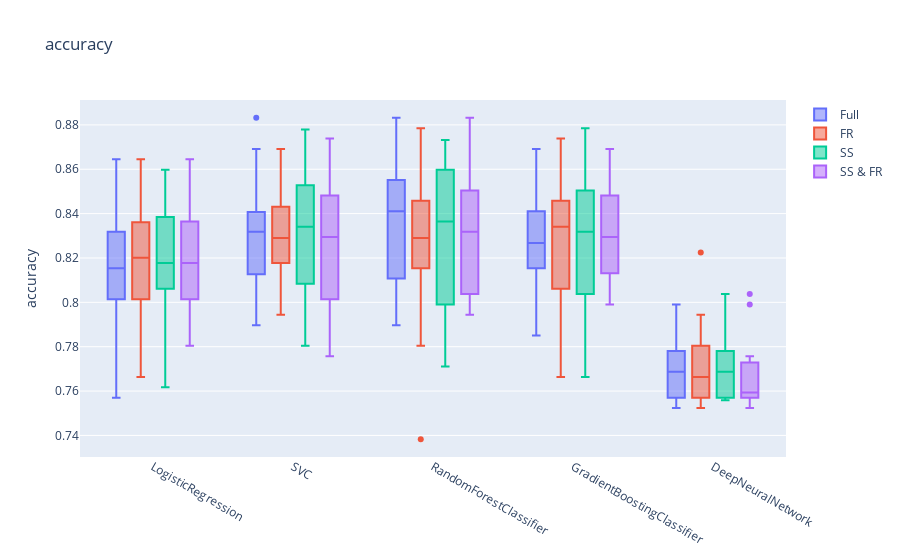
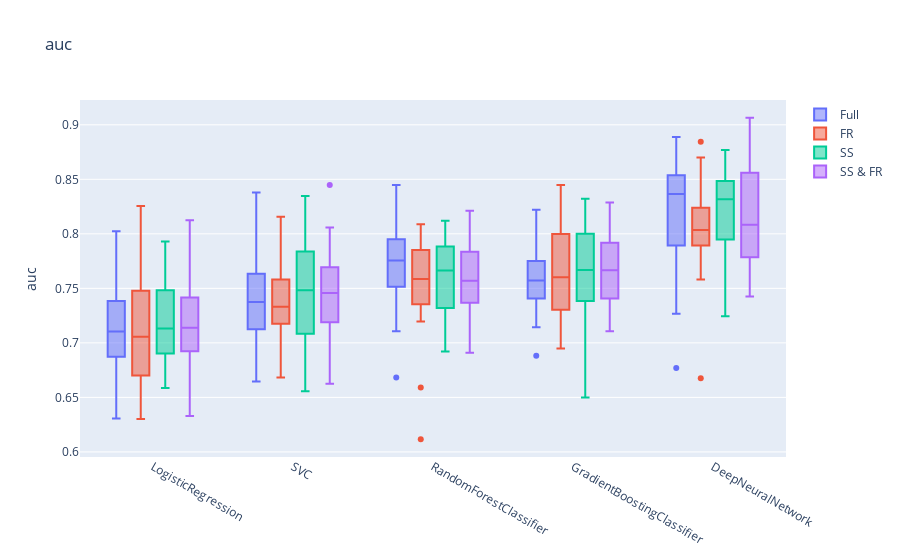
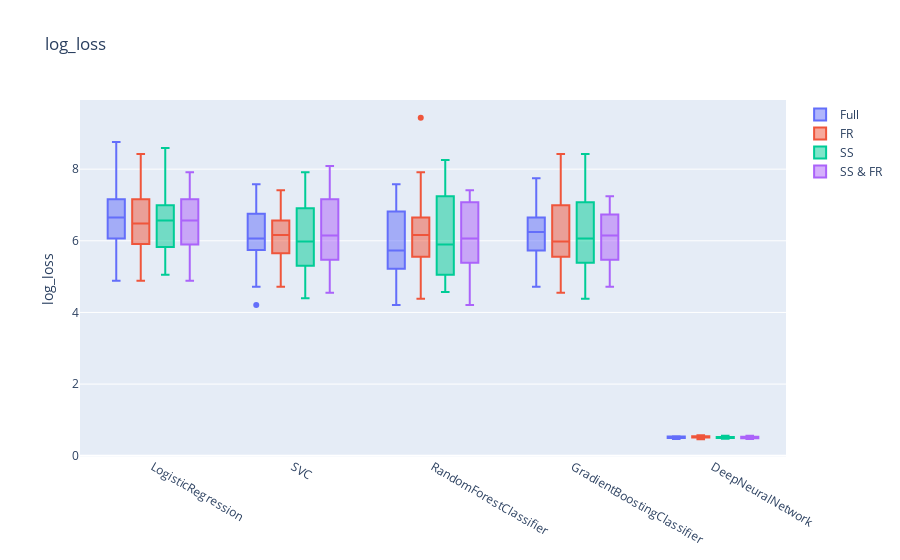

The notebook cell these images were saved under, in order:
### Code cell
make_plots('accuracy')
make_plots('auc')
make_plots('log_loss')

### Figure 1 — Plotly figure (JSON) as saved in the notebook; plotly's stock layout.template omitted (floating-point values rounded to 4 significant figures)
{"data": [{"name": "Full", "type": "box", "x": ["LogisticRegression", "LogisticRegression", "LogisticRegression", "LogisticRegression", "LogisticRegression", "LogisticRegression", "LogisticRegression", "LogisticRegression", "LogisticRegression", "LogisticRegression", "LogisticRegression", "LogisticRegression", "LogisticRegression", "LogisticRegression", "LogisticRegression", "LogisticRegression", "LogisticRegression", "LogisticRegression", "LogisticRegression", "LogisticRegression", "SVC", "SVC", "SVC", "SVC", "SVC", "SVC", "SVC", "SVC", "SVC", "SVC", "SVC", "SVC", "SVC", "SVC", "SVC", "SVC", "SVC", "SVC", "SVC", "SVC", "RandomForestClassifier", "RandomForestClassifier", "RandomForestClassifier", "RandomForestClassifier", "RandomForestClassifier", "RandomForestClassifier", "RandomForestClassifier", "RandomForestClassifier", "RandomForestClassifier", "RandomForestClassifier", "RandomForestClassifier", "RandomForestClassifier", "RandomForestClassifier", "RandomForestClassifier", "RandomForestClassifier", "RandomForestClassifier", "RandomForestClassifier", "RandomForestClassifier", "RandomForestClassifier", "RandomForestClassifier", "GradientBoostingClassifier", "GradientBoostingClassifier", "GradientBoostingClassifier", "GradientBoostingClassifier", "GradientBoostingClassifier", "GradientBoostingClassifier", "GradientBoostingClassifier", "GradientBoostingClassifier", "GradientBoostingClassifier", "GradientBoostingClassifier", "GradientBoostingClassifier", "GradientBoostingClassifier", "GradientBoostingClassifier", "GradientBoostingClassifier", "GradientBoostingClassifier", "GradientBoostingClassifier", "GradientBoostingClassifier", "GradientBoostingClassifier", "GradientBoostingClassifier", "GradientBoostingClassifier", "DeepNeuralNetwork", "DeepNeuralNetwork", "DeepNeuralNetwork", "DeepNeuralNetwork", "DeepNeuralNetwork", "DeepNeuralNetwork", "DeepNeuralNetwork", "DeepNeuralNetwork", "DeepNeuralNetwork", "DeepNeuralNetwork", "DeepNeuralNetwork", "DeepNeuralNetwork", "DeepNeuralNetwork", "DeepNeuralNetwork", "DeepNeuralNetwork", "DeepNeuralNetwork", "DeepNeuralNetwork", "DeepNeuralNetwork", "DeepNeuralNetwork", "DeepNeuralNetwork"], "y": [0.8224, 0.7991, 0.8364, 0.7897, 0.7944, 0.8458, 0.8037, 0.8084, 0.8224, 0.8122, 0.8178, 0.8505, 0.8131, 0.8037, 0.8271, 0.7944, 0.757, 0.8271, 0.8645, 0.8451, 0.8318, 0.8178, 0.8271, 0.8411, 0.8084, 0.8832, 0.8551, 0.7897, 0.8318, 0.8169, 0.8318, 0.7991, 0.8458, 0.7991, 0.8318, 0.8318, 0.8037, 0.8364, 0.8692, 0.8404, 0.8738, 0.8505, 0.8832, 0.8551, 0.8411, 0.8785, 0.8271, 0.7897, 0.8411, 0.831, 0.8458, 0.8131, 0.8364, 0.8037, 0.8551, 0.7991, 0.8084, 0.7944, 0.8692, 0.8451, 0.8271, 0.785, 0.8411, 0.8131, 0.8224, 0.8692, 0.8458, 0.8084, 0.8364, 0.8263, 0.8318, 0.8364, 0.8224, 0.8178, 0.8598, 0.8084, 0.8178, 0.785, 0.8411, 0.8592, 0.7991, 0.771, 0.757, 0.7991, 0.7757, 0.757, 0.7523, 0.7757, 0.7523, 0.7653, 0.771, 0.7804, 0.7991, 0.757, 0.7664, 0.7757, 0.757, 0.7804, 0.7523, 0.7559]}, {"name": "FR", "type": "box", "x": ["LogisticRegression", "LogisticRegression", "LogisticRegression", "LogisticRegression", "LogisticRegression", "LogisticRegression", "LogisticRegression", "LogisticRegression", "LogisticRegression", "LogisticRegression", "LogisticRegression", "LogisticRegression", "LogisticRegression", "LogisticRegression", "LogisticRegression", "LogisticRegression", "LogisticRegression", "LogisticRegression", "LogisticRegression", "LogisticRegression", "SVC", "SVC", "SVC", "SVC", "SVC", "SVC", "SVC", "SVC", "SVC", "SVC", "SVC", "SVC", "SVC", "SVC", "SVC", "SVC", "SVC", "SVC", "SVC", "SVC", "RandomForestClassifier", "RandomForestClassifier", "RandomForestClassifier", "RandomForestClassifier", "RandomForestClassifier", "RandomForestClassifier", "RandomForestClassifier", "RandomForestClassifier", "RandomForestClassifier", "RandomForestClassifier", "RandomForestClassifier", "RandomForestClassifier", "RandomForestClassifier", "RandomForestClassifier", "RandomForestClassifier", "RandomForestClassifier", "RandomForestClassifier", "RandomForestClassifier", "RandomForestClassifier", "RandomForestClassifier", "GradientBoostingClassifier", "GradientBoostingClassifier", "GradientBoostingClassifier", "GradientBoostingClassifier", "GradientBoostingClassifier", "GradientBoostingClassifier", "GradientBoostingClassifier", "GradientBoostingClassifier", "GradientBoostingClassifier", "GradientBoostingClassifier", "GradientBoostingClassifier", "GradientBoostingClassifier", "GradientBoostingClassifier", "GradientBoostingClassifier", "GradientBoostingClassifier", "GradientBoostingClassifier", "GradientBoostingClassifier", "GradientBoostingClassifier", "GradientBoostingClassifier", "GradientBoostingClassifier", "DeepNeuralNetwork", "DeepNeuralNetwork", "DeepNeuralNetwork", "DeepNeuralNetwork", "DeepNeuralNetwork", "DeepNeuralNetwork", "DeepNeuralNetwork", "DeepNeuralNetwork", "DeepNeuralNetwork", "DeepNeuralNetwork", "DeepNeuralNetwork", "DeepNeuralNetwork", "DeepNeuralNetwork", "DeepNeuralNetwork", "DeepNeuralNetwork", "DeepNeuralNetwork", "DeepNeuralNetwork", "DeepNeuralNetwork", "DeepNeuralNetwork", "DeepNeuralNetwork"], "y": [0.8084, 0.7991, 0.8458, 0.8178, 0.7757, 0.8645, 0.8037, 0.8084, 0.8224, 0.8263, 0.8224, 0.8458, 0.7991, 0.7664, 0.8224, 0.8037, 0.771, 0.8271, 0.8645, 0.8451, 0.8551, 0.8271, 0.8178, 0.8178, 0.8224, 0.8692, 0.8271, 0.8318, 0.8224, 0.831, 0.8411, 0.8411, 0.8318, 0.7991, 0.8458, 0.8131, 0.7944, 0.8178, 0.8458, 0.8451, 0.8785, 0.7804, 0.8411, 0.8224, 0.8131, 0.8645, 0.8178, 0.8131, 0.8271, 0.831, 0.8318, 0.8505, 0.8224, 0.8224, 0.8364, 0.8131, 0.7383, 0.8411, 0.8551, 0.8685, 0.8645, 0.785, 0.785, 0.8318, 0.8364, 0.8458, 0.7991, 0.7664, 0.8224, 0.8638, 0.8458, 0.8037, 0.8364, 0.8084, 0.8458, 0.8458, 0.8084, 0.8318, 0.8738, 0.8638, 0.771, 0.757, 0.7804, 0.757, 0.7804, 0.7617, 0.757, 0.7617, 0.785, 0.7559, 0.7944, 0.8224, 0.7664, 0.7664, 0.757, 0.7664, 0.757, 0.785, 0.7523, 0.77]}, {"name": "SS", "type": "box", "x": ["LogisticRegression", "LogisticRegression", "LogisticRegression", "LogisticRegression", "LogisticRegression", "LogisticRegression", "LogisticRegression", "LogisticRegression", "LogisticRegression", "LogisticRegression", "LogisticRegression", "LogisticRegression", "LogisticRegression", "LogisticRegression", "LogisticRegression", "LogisticRegression", "LogisticRegression", "LogisticRegression", "LogisticRegression", "LogisticRegression", "SVC", "SVC", "SVC", "SVC", "SVC", "SVC", "SVC", "SVC", "SVC", "SVC", "SVC", "SVC", "SVC", "SVC", "SVC", "SVC", "SVC", "SVC", "SVC", "SVC", "RandomForestClassifier", "RandomForestClassifier", "RandomForestClassifier", "RandomForestClassifier", "RandomForestClassifier", "RandomForestClassifier", "RandomForestClassifier", "RandomForestClassifier", "RandomForestClassifier", "RandomForestClassifier", "RandomForestClassifier", "RandomForestClassifier", "RandomForestClassifier", "RandomForestClassifier", "RandomForestClassifier", "RandomForestClassifier", "RandomForestClassifier", "RandomForestClassifier", "RandomForestClassifier", "RandomForestClassifier", "GradientBoostingClassifier", "GradientBoostingClassifier", "GradientBoostingClassifier", "GradientBoostingClassifier", "GradientBoostingClassifier", "GradientBoostingClassifier", "GradientBoostingClassifier", "GradientBoostingClassifier", "GradientBoostingClassifier", "GradientBoostingClassifier", "GradientBoostingClassifier", "GradientBoostingClassifier", "GradientBoostingClassifier", "GradientBoostingClassifier", "GradientBoostingClassifier", "GradientBoostingClassifier", "GradientBoostingClassifier", "GradientBoostingClassifier", "GradientBoostingClassifier", "GradientBoostingClassifier", "DeepNeuralNetwork", "DeepNeuralNetwork", "DeepNeuralNetwork", "DeepNeuralNetwork", "DeepNeuralNetwork", "DeepNeuralNetwork", "DeepNeuralNetwork", "DeepNeuralNetwork", "DeepNeuralNetwork", "DeepNeuralNetwork", "DeepNeuralNetwork", "DeepNeuralNetwork", "DeepNeuralNetwork", "DeepNeuralNetwork", "DeepNeuralNetwork", "DeepNeuralNetwork", "DeepNeuralNetwork", "DeepNeuralNetwork", "DeepNeuralNetwork", "DeepNeuralNetwork"], "y": [0.8131, 0.8084, 0.8458, 0.8131, 0.7897, 0.8551, 0.8178, 0.8178, 0.8271, 0.8122, 0.8178, 0.8505, 0.8037, 0.7991, 0.8318, 0.7897, 0.7617, 0.8271, 0.8598, 0.8451, 0.8411, 0.8084, 0.8271, 0.8551, 0.7804, 0.8692, 0.8692, 0.7897, 0.8084, 0.831, 0.8364, 0.8318, 0.8505, 0.8037, 0.8505, 0.8411, 0.785, 0.8084, 0.8692, 0.8779, 0.8598, 0.7991, 0.8364, 0.8551, 0.785, 0.8598, 0.8271, 0.785, 0.7991, 0.8498, 0.8318, 0.8598, 0.8505, 0.7944, 0.8364, 0.7991, 0.771, 0.8645, 0.8645, 0.8732, 0.8645, 0.7664, 0.8458, 0.8458, 0.8318, 0.8785, 0.8037, 0.785, 0.8318, 0.8404, 0.8411, 0.8037, 0.8131, 0.7991, 0.8692, 0.8037, 0.8084, 0.8178, 0.8551, 0.8592, 0.757, 0.7757, 0.7617, 0.757, 0.771, 0.7617, 0.7991, 0.7664, 0.771, 0.7559, 0.8037, 0.757, 0.757, 0.7664, 0.7804, 0.771, 0.7804, 0.771, 0.785, 0.7559]}, {"name": "SS & FR", "type": "box", "x": ["LogisticRegression", "LogisticRegression", "LogisticRegression", "LogisticRegression", "LogisticRegression", "LogisticRegression", "LogisticRegression", "LogisticRegression", "LogisticRegression", "LogisticRegression", "LogisticRegression", "LogisticRegression", "LogisticRegression", "LogisticRegression", "LogisticRegression", "LogisticRegression", "LogisticRegression", "LogisticRegression", "LogisticRegression", "LogisticRegression", "SVC", "SVC", "SVC", "SVC", "SVC", "SVC", "SVC", "SVC", "SVC", "SVC", "SVC", "SVC", "SVC", "SVC", "SVC", "SVC", "SVC", "SVC", "SVC", "SVC", "RandomForestClassifier", "RandomForestClassifier", "RandomForestClassifier", "RandomForestClassifier", "RandomForestClassifier", "RandomForestClassifier", "RandomForestClassifier", "RandomForestClassifier", "RandomForestClassifier", "RandomForestClassifier", "RandomForestClassifier", "RandomForestClassifier", "RandomForestClassifier", "RandomForestClassifier", "RandomForestClassifier", "RandomForestClassifier", "RandomForestClassifier", "RandomForestClassifier", "RandomForestClassifier", "RandomForestClassifier", "GradientBoostingClassifier", "GradientBoostingClassifier", "GradientBoostingClassifier", "GradientBoostingClassifier", "GradientBoostingClassifier", "GradientBoostingClassifier", "GradientBoostingClassifier", "GradientBoostingClassifier", "GradientBoostingClassifier", "GradientBoostingClassifier", "GradientBoostingClassifier", "GradientBoostingClassifier", "GradientBoostingClassifier", "GradientBoostingClassifier", "GradientBoostingClassifier", "GradientBoostingClassifier", "GradientBoostingClassifier", "GradientBoostingClassifier", "GradientBoostingClassifier", "GradientBoostingClassifier", "DeepNeuralNetwork", "DeepNeuralNetwork", "DeepNeuralNetwork", "DeepNeuralNetwork", "DeepNeuralNetwork", "DeepNeuralNetwork", "DeepNeuralNetwork", "DeepNeuralNetwork", "DeepNeuralNetwork", "DeepNeuralNetwork", "DeepNeuralNetwork", "DeepNeuralNetwork", "DeepNeuralNetwork", "DeepNeuralNetwork", "DeepNeuralNetwork", "DeepNeuralNetwork", "DeepNeuralNetwork", "DeepNeuralNetwork", "DeepNeuralNetwork", "DeepNeuralNetwork"], "y": [0.8364, 0.8037, 0.8178, 0.8131, 0.7897, 0.8645, 0.8178, 0.8178, 0.8224, 0.8075, 0.8271, 0.8458, 0.7804, 0.7991, 0.8364, 0.7991, 0.7804, 0.8318, 0.8645, 0.8451, 0.8505, 0.8178, 0.8411, 0.8318, 0.7944, 0.8738, 0.8458, 0.7897, 0.8224, 0.8357, 0.8505, 0.7944, 0.8458, 0.7991, 0.8224, 0.8271, 0.7757, 0.8037, 0.8645, 0.8638, 0.8598, 0.7991, 0.8551, 0.8364, 0.8084, 0.8832, 0.7944, 0.7944, 0.8364, 0.831, 0.8318, 0.8318, 0.8364, 0.7944, 0.8458, 0.8131, 0.7991, 0.8224, 0.8738, 0.8685, 0.8458, 0.8131, 0.8458, 0.8178, 0.8131, 0.8645, 0.8318, 0.7991, 0.8505, 0.8169, 0.8178, 0.8131, 0.8598, 0.8271, 0.8692, 0.8131, 0.7991, 0.8318, 0.8598, 0.8404, 0.7991, 0.7617, 0.757, 0.757, 0.7617, 0.8037, 0.757, 0.7757, 0.7523, 0.7653, 0.7523, 0.757, 0.757, 0.7523, 0.7617, 0.771, 0.757, 0.7757, 0.757, 0.7746]}], "layout": {"boxmode": "group", "title": {"text": "accuracy"}, "yaxis": {"title": {"text": "accuracy"}}}}

### Figure 2 — Plotly figure (JSON) as saved in the notebook; plotly's stock layout.template omitted (floating-point values rounded to 4 significant figures)
{"data": [{"name": "Full", "type": "box", "x": ["LogisticRegression", "LogisticRegression", "LogisticRegression", "LogisticRegression", "LogisticRegression", "LogisticRegression", "LogisticRegression", "LogisticRegression", "LogisticRegression", "LogisticRegression", "LogisticRegression", "LogisticRegression", "LogisticRegression", "LogisticRegression", "LogisticRegression", "LogisticRegression", "LogisticRegression", "LogisticRegression", "LogisticRegression", "LogisticRegression", "SVC", "SVC", "SVC", "SVC", "SVC", "SVC", "SVC", "SVC", "SVC", "SVC", "SVC", "SVC", "SVC", "SVC", "SVC", "SVC", "SVC", "SVC", "SVC", "SVC", "RandomForestClassifier", "RandomForestClassifier", "RandomForestClassifier", "RandomForestClassifier", "RandomForestClassifier", "RandomForestClassifier", "RandomForestClassifier", "RandomForestClassifier", "RandomForestClassifier", "RandomForestClassifier", "RandomForestClassifier", "RandomForestClassifier", "RandomForestClassifier", "RandomForestClassifier", "RandomForestClassifier", "RandomForestClassifier", "RandomForestClassifier", "RandomForestClassifier", "RandomForestClassifier", "RandomForestClassifier", "GradientBoostingClassifier", "GradientBoostingClassifier", "GradientBoostingClassifier", "GradientBoostingClassifier", "GradientBoostingClassifier", "GradientBoostingClassifier", "GradientBoostingClassifier", "GradientBoostingClassifier", "GradientBoostingClassifier", "GradientBoostingClassifier", "GradientBoostingClassifier", "GradientBoostingClassifier", "GradientBoostingClassifier", "GradientBoostingClassifier", "GradientBoostingClassifier", "GradientBoostingClassifier", "GradientBoostingClassifier", "GradientBoostingClassifier", "GradientBoostingClassifier", "GradientBoostingClassifier", "DeepNeuralNetwork", "DeepNeuralNetwork", "DeepNeuralNetwork", "DeepNeuralNetwork", "DeepNeuralNetwork", "DeepNeuralNetwork", "DeepNeuralNetwork", "DeepNeuralNetwork", "DeepNeuralNetwork", "DeepNeuralNetwork", "DeepNeuralNetwork", "DeepNeuralNetwork", "DeepNeuralNetwork", "DeepNeuralNetwork", "DeepNeuralNetwork", "DeepNeuralNetwork", "DeepNeuralNetwork", "DeepNeuralNetwork", "DeepNeuralNetwork", "DeepNeuralNetwork"], "y": [0.6934, 0.6975, 0.7483, 0.6522, 0.7271, 0.7676, 0.681, 0.6972, 0.7111, 0.7065, 0.7099, 0.7837, 0.6807, 0.7202, 0.716, 0.6683, 0.6306, 0.7552, 0.8024, 0.7283, 0.7126, 0.7621, 0.7683, 0.7123, 0.6645, 0.838, 0.7607, 0.6979, 0.6983, 0.7292, 0.7648, 0.7563, 0.7219, 0.7367, 0.7191, 0.7583, 0.7006, 0.7679, 0.8055, 0.7382, 0.8448, 0.7772, 0.838, 0.7737, 0.7971, 0.8218, 0.7813, 0.7501, 0.7299, 0.758, 0.8067, 0.759, 0.7679, 0.7528, 0.7868, 0.7106, 0.7168, 0.6683, 0.7928, 0.7868, 0.7552, 0.6883, 0.8037, 0.7786, 0.7587, 0.8222, 0.7676, 0.7559, 0.7584, 0.7354, 0.7714, 0.7679, 0.7391, 0.7556, 0.7964, 0.7168, 0.7491, 0.7144, 0.7425, 0.7962, 0.8889, 0.8327, 0.7958, 0.8663, 0.828, 0.8762, 0.8402, 0.7828, 0.7371, 0.881, 0.8221, 0.8592, 0.8438, 0.7266, 0.8464, 0.8463, 0.677, 0.8484, 0.7663, 0.7981]}, {"name": "FR", "type": "box", "x": ["LogisticRegression", "LogisticRegression", "LogisticRegression", "LogisticRegression", "LogisticRegression", "LogisticRegression", "LogisticRegression", "LogisticRegression", "LogisticRegression", "LogisticRegression", "LogisticRegression", "LogisticRegression", "LogisticRegression", "LogisticRegression", "LogisticRegression", "LogisticRegression", "LogisticRegression", "LogisticRegression", "LogisticRegression", "LogisticRegression", "SVC", "SVC", "SVC", "SVC", "SVC", "SVC", "SVC", "SVC", "SVC", "SVC", "SVC", "SVC", "SVC", "SVC", "SVC", "SVC", "SVC", "SVC", "SVC", "SVC", "RandomForestClassifier", "RandomForestClassifier", "RandomForestClassifier", "RandomForestClassifier", "RandomForestClassifier", "RandomForestClassifier", "RandomForestClassifier", "RandomForestClassifier", "RandomForestClassifier", "RandomForestClassifier", "RandomForestClassifier", "RandomForestClassifier", "RandomForestClassifier", "RandomForestClassifier", "RandomForestClassifier", "RandomForestClassifier", "RandomForestClassifier", "RandomForestClassifier", "RandomForestClassifier", "RandomForestClassifier", "GradientBoostingClassifier", "GradientBoostingClassifier", "GradientBoostingClassifier", "GradientBoostingClassifier", "GradientBoostingClassifier", "GradientBoostingClassifier", "GradientBoostingClassifier", "GradientBoostingClassifier", "GradientBoostingClassifier", "GradientBoostingClassifier", "GradientBoostingClassifier", "GradientBoostingClassifier", "GradientBoostingClassifier", "GradientBoostingClassifier", "GradientBoostingClassifier", "GradientBoostingClassifier", "GradientBoostingClassifier", "GradientBoostingClassifier", "GradientBoostingClassifier", "GradientBoostingClassifier", "DeepNeuralNetwork", "DeepNeuralNetwork", "DeepNeuralNetwork", "DeepNeuralNetwork", "DeepNeuralNetwork", "DeepNeuralNetwork", "DeepNeuralNetwork", "DeepNeuralNetwork", "DeepNeuralNetwork", "DeepNeuralNetwork", "DeepNeuralNetwork", "DeepNeuralNetwork", "DeepNeuralNetwork", "DeepNeuralNetwork", "DeepNeuralNetwork", "DeepNeuralNetwork", "DeepNeuralNetwork", "DeepNeuralNetwork", "DeepNeuralNetwork", "DeepNeuralNetwork"], "y": [0.6711, 0.6779, 0.7741, 0.7295, 0.669, 0.8256, 0.6549, 0.6906, 0.7111, 0.7289, 0.726, 0.7545, 0.6584, 0.6302, 0.6999, 0.6941, 0.6464, 0.7618, 0.8024, 0.7413, 0.7607, 0.716, 0.7033, 0.7556, 0.6999, 0.8156, 0.7813, 0.7714, 0.7238, 0.7255, 0.7514, 0.7253, 0.7191, 0.7302, 0.7545, 0.7003, 0.6683, 0.736, 0.7773, 0.7478, 0.8088, 0.6591, 0.7971, 0.7717, 0.7525, 0.793, 0.7686, 0.7394, 0.7522, 0.7385, 0.7322, 0.7968, 0.7195, 0.7521, 0.7679, 0.7264, 0.6117, 0.7645, 0.7772, 0.8089, 0.806, 0.734, 0.6948, 0.7322, 0.8006, 0.7741, 0.7236, 0.7151, 0.7491, 0.7993, 0.8002, 0.7528, 0.7288, 0.7363, 0.7741, 0.7676, 0.7233, 0.804, 0.7959, 0.8448, 0.8688, 0.8175, 0.7972, 0.8065, 0.7914, 0.7862, 0.87, 0.6675, 0.827, 0.8122, 0.7874, 0.7964, 0.8844, 0.7582, 0.7993, 0.8048, 0.761, 0.8022, 0.8208, 0.8674]}, {"name": "SS", "type": "box", "x": ["LogisticRegression", "LogisticRegression", "LogisticRegression", "LogisticRegression", "LogisticRegression", "LogisticRegression", "LogisticRegression", "LogisticRegression", "LogisticRegression", "LogisticRegression", "LogisticRegression", "LogisticRegression", "LogisticRegression", "LogisticRegression", "LogisticRegression", "LogisticRegression", "LogisticRegression", "LogisticRegression", "LogisticRegression", "LogisticRegression", "SVC", "SVC", "SVC", "SVC", "SVC", "SVC", "SVC", "SVC", "SVC", "SVC", "SVC", "SVC", "SVC", "SVC", "SVC", "SVC", "SVC", "SVC", "SVC", "SVC", "RandomForestClassifier", "RandomForestClassifier", "RandomForestClassifier", "RandomForestClassifier", "RandomForestClassifier", "RandomForestClassifier", "RandomForestClassifier", "RandomForestClassifier", "RandomForestClassifier", "RandomForestClassifier", "RandomForestClassifier", "RandomForestClassifier", "RandomForestClassifier", "RandomForestClassifier", "RandomForestClassifier", "RandomForestClassifier", "RandomForestClassifier", "RandomForestClassifier", "RandomForestClassifier", "RandomForestClassifier", "GradientBoostingClassifier", "GradientBoostingClassifier", "GradientBoostingClassifier", "GradientBoostingClassifier", "GradientBoostingClassifier", "GradientBoostingClassifier", "GradientBoostingClassifier", "GradientBoostingClassifier", "GradientBoostingClassifier", "GradientBoostingClassifier", "GradientBoostingClassifier", "GradientBoostingClassifier", "GradientBoostingClassifier", "GradientBoostingClassifier", "GradientBoostingClassifier", "GradientBoostingClassifier", "GradientBoostingClassifier", "GradientBoostingClassifier", "GradientBoostingClassifier", "GradientBoostingClassifier", "DeepNeuralNetwork", "DeepNeuralNetwork", "DeepNeuralNetwork", "DeepNeuralNetwork", "DeepNeuralNetwork", "DeepNeuralNetwork", "DeepNeuralNetwork", "DeepNeuralNetwork", "DeepNeuralNetwork", "DeepNeuralNetwork", "DeepNeuralNetwork", "DeepNeuralNetwork", "DeepNeuralNetwork", "DeepNeuralNetwork", "DeepNeuralNetwork", "DeepNeuralNetwork", "DeepNeuralNetwork", "DeepNeuralNetwork", "DeepNeuralNetwork", "DeepNeuralNetwork"], "y": [0.6872, 0.6841, 0.7676, 0.7068, 0.6979, 0.7868, 0.7099, 0.7164, 0.7206, 0.6935, 0.7229, 0.7772, 0.681, 0.7041, 0.7191, 0.6587, 0.6598, 0.7618, 0.7929, 0.7348, 0.7253, 0.7363, 0.7095, 0.7542, 0.6721, 0.7961, 0.8287, 0.6718, 0.6765, 0.7515, 0.7745, 0.7453, 0.7902, 0.7071, 0.7511, 0.7775, 0.6556, 0.7429, 0.8118, 0.8346, 0.7834, 0.7236, 0.7745, 0.7933, 0.7405, 0.7768, 0.7618, 0.7144, 0.6956, 0.7769, 0.7648, 0.8095, 0.7641, 0.7336, 0.7679, 0.7302, 0.6921, 0.7995, 0.8024, 0.812, 0.8321, 0.6498, 0.8133, 0.7545, 0.7975, 0.8283, 0.779, 0.7274, 0.7237, 0.7577, 0.7841, 0.7528, 0.7264, 0.7759, 0.8156, 0.7071, 0.7494, 0.7556, 0.7835, 0.8027, 0.87, 0.7969, 0.8306, 0.8101, 0.74, 0.8732, 0.8738, 0.7336, 0.833, 0.8003, 0.8491, 0.8478, 0.8354, 0.8344, 0.7707, 0.8409, 0.7927, 0.8241, 0.8769, 0.7243]}, {"name": "SS & FR", "type": "box", "x": ["LogisticRegression", "LogisticRegression", "LogisticRegression", "LogisticRegression", "LogisticRegression", "LogisticRegression", "LogisticRegression", "LogisticRegression", "LogisticRegression", "LogisticRegression", "LogisticRegression", "LogisticRegression", "LogisticRegression", "LogisticRegression", "LogisticRegression", "LogisticRegression", "LogisticRegression", "LogisticRegression", "LogisticRegression", "LogisticRegression", "SVC", "SVC", "SVC", "SVC", "SVC", "SVC", "SVC", "SVC", "SVC", "SVC", "SVC", "SVC", "SVC", "SVC", "SVC", "SVC", "SVC", "SVC", "SVC", "SVC", "RandomForestClassifier", "RandomForestClassifier", "RandomForestClassifier", "RandomForestClassifier", "RandomForestClassifier", "RandomForestClassifier", "RandomForestClassifier", "RandomForestClassifier", "RandomForestClassifier", "RandomForestClassifier", "RandomForestClassifier", "RandomForestClassifier", "RandomForestClassifier", "RandomForestClassifier", "RandomForestClassifier", "RandomForestClassifier", "RandomForestClassifier", "RandomForestClassifier", "RandomForestClassifier", "RandomForestClassifier", "GradientBoostingClassifier", "GradientBoostingClassifier", "GradientBoostingClassifier", "GradientBoostingClassifier", "GradientBoostingClassifier", "GradientBoostingClassifier", "GradientBoostingClassifier", "GradientBoostingClassifier", "GradientBoostingClassifier", "GradientBoostingClassifier", "GradientBoostingClassifier", "GradientBoostingClassifier", "GradientBoostingClassifier", "GradientBoostingClassifier", "GradientBoostingClassifier", "GradientBoostingClassifier", "GradientBoostingClassifier", "GradientBoostingClassifier", "GradientBoostingClassifier", "GradientBoostingClassifier", "DeepNeuralNetwork", "DeepNeuralNetwork", "DeepNeuralNetwork", "DeepNeuralNetwork", "DeepNeuralNetwork", "DeepNeuralNetwork", "DeepNeuralNetwork", "DeepNeuralNetwork", "DeepNeuralNetwork", "DeepNeuralNetwork", "DeepNeuralNetwork", "DeepNeuralNetwork", "DeepNeuralNetwork", "DeepNeuralNetwork", "DeepNeuralNetwork", "DeepNeuralNetwork", "DeepNeuralNetwork", "DeepNeuralNetwork", "DeepNeuralNetwork", "DeepNeuralNetwork"], "y": [0.7418, 0.6876, 0.7099, 0.7068, 0.6783, 0.8126, 0.7099, 0.7164, 0.7111, 0.6969, 0.7356, 0.7676, 0.633, 0.7236, 0.7353, 0.6779, 0.6721, 0.7714, 0.796, 0.7413, 0.7641, 0.6968, 0.771, 0.7583, 0.7206, 0.8448, 0.7676, 0.7044, 0.7174, 0.7481, 0.7968, 0.7206, 0.7349, 0.7432, 0.726, 0.7487, 0.6625, 0.6876, 0.7897, 0.8058, 0.8029, 0.7432, 0.7999, 0.7549, 0.7233, 0.8184, 0.7336, 0.7271, 0.7711, 0.7385, 0.7779, 0.7844, 0.7483, 0.7401, 0.7349, 0.759, 0.691, 0.7717, 0.8212, 0.7828, 0.7806, 0.7133, 0.7741, 0.7752, 0.759, 0.806, 0.7714, 0.7171, 0.7677, 0.7292, 0.7556, 0.7656, 0.8029, 0.7487, 0.8287, 0.7329, 0.7106, 0.7648, 0.8056, 0.8033, 0.8761, 0.7425, 0.8013, 0.8484, 0.7902, 0.8382, 0.842, 0.7563, 0.7583, 0.8536, 0.7691, 0.8155, 0.7877, 0.8, 0.7902, 0.8583, 0.7557, 0.8599, 0.9064, 0.8918]}], "layout": {"boxmode": "group", "title": {"text": "auc"}, "yaxis": {"title": {"text": "auc"}}}}

### Figure 3 — Plotly figure (JSON) as saved in the notebook; plotly's stock layout.template omitted (floating-point values rounded to 4 significant figures)
{"data": [{"name": "Full", "type": "box", "x": ["LogisticRegression", "LogisticRegression", "LogisticRegression", "LogisticRegression", "LogisticRegression", "LogisticRegression", "LogisticRegression", "LogisticRegression", "LogisticRegression", "LogisticRegression", "LogisticRegression", "LogisticRegression", "LogisticRegression", "LogisticRegression", "LogisticRegression", "LogisticRegression", "LogisticRegression", "LogisticRegression", "LogisticRegression", "LogisticRegression", "SVC", "SVC", "SVC", "SVC", "SVC", "SVC", "SVC", "SVC", "SVC", "SVC", "SVC", "SVC", "SVC", "SVC", "SVC", "SVC", "SVC", "SVC", "SVC", "SVC", "RandomForestClassifier", "RandomForestClassifier", "RandomForestClassifier", "RandomForestClassifier", "RandomForestClassifier", "RandomForestClassifier", "RandomForestClassifier", "RandomForestClassifier", "RandomForestClassifier", "RandomForestClassifier", "RandomForestClassifier", "RandomForestClassifier", "RandomForestClassifier", "RandomForestClassifier", "RandomForestClassifier", "RandomForestClassifier", "RandomForestClassifier", "RandomForestClassifier", "RandomForestClassifier", "RandomForestClassifier", "GradientBoostingClassifier", "GradientBoostingClassifier", "GradientBoostingClassifier", "GradientBoostingClassifier", "GradientBoostingClassifier", "GradientBoostingClassifier", "GradientBoostingClassifier", "GradientBoostingClassifier", "GradientBoostingClassifier", "GradientBoostingClassifier", "GradientBoostingClassifier", "GradientBoostingClassifier", "GradientBoostingClassifier", "GradientBoostingClassifier", "GradientBoostingClassifier", "GradientBoostingClassifier", "GradientBoostingClassifier", "GradientBoostingClassifier", "GradientBoostingClassifier", "GradientBoostingClassifier", "DeepNeuralNetwork", "DeepNeuralNetwork", "DeepNeuralNetwork", "DeepNeuralNetwork", "DeepNeuralNetwork", "DeepNeuralNetwork", "DeepNeuralNetwork", "DeepNeuralNetwork", "DeepNeuralNetwork", "DeepNeuralNetwork", "DeepNeuralNetwork", "DeepNeuralNetwork", "DeepNeuralNetwork", "DeepNeuralNetwork", "DeepNeuralNetwork", "DeepNeuralNetwork", "DeepNeuralNetwork", "DeepNeuralNetwork", "DeepNeuralNetwork", "DeepNeuralNetwork"], "y": [6.4, 7.242, 5.895, 7.579, 7.411, 5.558, 7.074, 6.906, 6.4, 6.769, 6.569, 5.39, 6.737, 7.074, 6.232, 7.411, 8.758, 6.232, 4.884, 5.584, 6.063, 6.569, 6.232, 5.727, 6.906, 4.211, 5.221, 7.579, 6.063, 6.6, 6.063, 7.242, 5.558, 7.242, 6.063, 6.063, 7.074, 5.895, 4.716, 5.753, 4.548, 5.39, 4.211, 5.221, 5.727, 4.379, 6.232, 7.579, 5.727, 6.092, 5.558, 6.737, 5.895, 7.074, 5.221, 7.242, 6.906, 7.411, 4.716, 5.584, 6.232, 7.748, 5.727, 6.737, 6.4, 4.716, 5.558, 6.906, 5.895, 6.261, 6.063, 5.895, 6.4, 6.569, 5.053, 6.906, 6.569, 7.748, 5.727, 5.077, 0.4987, 0.4698, 0.545, 0.5012, 0.5093, 0.4978, 0.5214, 0.4944, 0.5313, 0.4914, 0.535, 0.4869, 0.5055, 0.544, 0.4983, 0.5255, 0.5448, 0.4784, 0.535, 0.5363]}, {"name": "FR", "type": "box", "x": ["LogisticRegression", "LogisticRegression", "LogisticRegression", "LogisticRegression", "LogisticRegression", "LogisticRegression", "LogisticRegression", "LogisticRegression", "LogisticRegression", "LogisticRegression", "LogisticRegression", "LogisticRegression", "LogisticRegression", "LogisticRegression", "LogisticRegression", "LogisticRegression", "LogisticRegression", "LogisticRegression", "LogisticRegression", "LogisticRegression", "SVC", "SVC", "SVC", "SVC", "SVC", "SVC", "SVC", "SVC", "SVC", "SVC", "SVC", "SVC", "SVC", "SVC", "SVC", "SVC", "SVC", "SVC", "SVC", "SVC", "RandomForestClassifier", "RandomForestClassifier", "RandomForestClassifier", "RandomForestClassifier", "RandomForestClassifier", "RandomForestClassifier", "RandomForestClassifier", "RandomForestClassifier", "RandomForestClassifier", "RandomForestClassifier", "RandomForestClassifier", "RandomForestClassifier", "RandomForestClassifier", "RandomForestClassifier", "RandomForestClassifier", "RandomForestClassifier", "RandomForestClassifier", "RandomForestClassifier", "RandomForestClassifier", "RandomForestClassifier", "GradientBoostingClassifier", "GradientBoostingClassifier", "GradientBoostingClassifier", "GradientBoostingClassifier", "GradientBoostingClassifier", "GradientBoostingClassifier", "GradientBoostingClassifier", "GradientBoostingClassifier", "GradientBoostingClassifier", "GradientBoostingClassifier", "GradientBoostingClassifier", "GradientBoostingClassifier", "GradientBoostingClassifier", "GradientBoostingClassifier", "GradientBoostingClassifier", "GradientBoostingClassifier", "GradientBoostingClassifier", "GradientBoostingClassifier", "GradientBoostingClassifier", "GradientBoostingClassifier", "DeepNeuralNetwork", "DeepNeuralNetwork", "DeepNeuralNetwork", "DeepNeuralNetwork", "DeepNeuralNetwork", "DeepNeuralNetwork", "DeepNeuralNetwork", "DeepNeuralNetwork", "DeepNeuralNetwork", "DeepNeuralNetwork", "DeepNeuralNetwork", "DeepNeuralNetwork", "DeepNeuralNetwork", "DeepNeuralNetwork", "DeepNeuralNetwork", "DeepNeuralNetwork", "DeepNeuralNetwork", "DeepNeuralNetwork", "DeepNeuralNetwork", "DeepNeuralNetwork"], "y": [6.906, 7.242, 5.558, 6.569, 8.085, 4.884, 7.074, 6.906, 6.4, 6.261, 6.4, 5.558, 7.242, 8.421, 6.4, 7.074, 8.253, 6.232, 4.884, 5.584, 5.221, 6.232, 6.569, 6.569, 6.4, 4.716, 6.232, 6.063, 6.4, 6.092, 5.727, 5.727, 6.063, 7.242, 5.558, 6.737, 7.411, 6.569, 5.558, 5.584, 4.379, 7.916, 5.727, 6.4, 6.737, 4.884, 6.569, 6.737, 6.232, 6.092, 6.063, 5.39, 6.4, 6.4, 5.895, 6.737, 9.432, 5.727, 5.221, 4.738, 4.884, 7.748, 7.748, 6.063, 5.895, 5.558, 7.242, 8.421, 6.4, 4.907, 5.558, 7.074, 5.895, 6.906, 5.558, 5.558, 6.906, 6.063, 4.548, 4.907, 0.5092, 0.487, 0.5356, 0.5391, 0.5426, 0.5039, 0.5005, 0.5528, 0.5145, 0.5176, 0.5564, 0.5696, 0.4634, 0.5349, 0.4965, 0.551, 0.5167, 0.5511, 0.5356, 0.534]}, {"name": "SS", "type": "box", "x": ["LogisticRegression", "LogisticRegression", "LogisticRegression", "LogisticRegression", "LogisticRegression", "LogisticRegression", "LogisticRegression", "LogisticRegression", "LogisticRegression", "LogisticRegression", "LogisticRegression", "LogisticRegression", "LogisticRegression", "LogisticRegression", "LogisticRegression", "LogisticRegression", "LogisticRegression", "LogisticRegression", "LogisticRegression", "LogisticRegression", "SVC", "SVC", "SVC", "SVC", "SVC", "SVC", "SVC", "SVC", "SVC", "SVC", "SVC", "SVC", "SVC", "SVC", "SVC", "SVC", "SVC", "SVC", "SVC", "SVC", "RandomForestClassifier", "RandomForestClassifier", "RandomForestClassifier", "RandomForestClassifier", "RandomForestClassifier", "RandomForestClassifier", "RandomForestClassifier", "RandomForestClassifier", "RandomForestClassifier", "RandomForestClassifier", "RandomForestClassifier", "RandomForestClassifier", "RandomForestClassifier", "RandomForestClassifier", "RandomForestClassifier", "RandomForestClassifier", "RandomForestClassifier", "RandomForestClassifier", "RandomForestClassifier", "RandomForestClassifier", "GradientBoostingClassifier", "GradientBoostingClassifier", "GradientBoostingClassifier", "GradientBoostingClassifier", "GradientBoostingClassifier", "GradientBoostingClassifier", "GradientBoostingClassifier", "GradientBoostingClassifier", "GradientBoostingClassifier", "GradientBoostingClassifier", "GradientBoostingClassifier", "GradientBoostingClassifier", "GradientBoostingClassifier", "GradientBoostingClassifier", "GradientBoostingClassifier", "GradientBoostingClassifier", "GradientBoostingClassifier", "GradientBoostingClassifier", "GradientBoostingClassifier", "GradientBoostingClassifier", "DeepNeuralNetwork", "DeepNeuralNetwork", "DeepNeuralNetwork", "DeepNeuralNetwork", "DeepNeuralNetwork", "DeepNeuralNetwork", "DeepNeuralNetwork", "DeepNeuralNetwork", "DeepNeuralNetwork", "DeepNeuralNetwork", "DeepNeuralNetwork", "DeepNeuralNetwork", "DeepNeuralNetwork", "DeepNeuralNetwork", "DeepNeuralNetwork", "DeepNeuralNetwork", "DeepNeuralNetwork", "DeepNeuralNetwork", "DeepNeuralNetwork", "DeepNeuralNetwork"], "y": [6.737, 6.906, 5.558, 6.737, 7.579, 5.221, 6.569, 6.569, 6.232, 6.769, 6.569, 5.39, 7.074, 7.242, 6.063, 7.579, 8.59, 6.232, 5.053, 5.584, 5.727, 6.906, 6.232, 5.221, 7.916, 4.716, 4.716, 7.579, 6.906, 6.092, 5.895, 6.063, 5.39, 7.074, 5.39, 5.727, 7.748, 6.906, 4.716, 4.4, 5.053, 7.242, 5.895, 5.221, 7.748, 5.053, 6.232, 7.748, 7.242, 5.415, 6.063, 5.053, 5.39, 7.411, 5.895, 7.242, 8.253, 4.884, 4.884, 4.569, 4.884, 8.421, 5.558, 5.558, 6.063, 4.379, 7.074, 7.748, 6.063, 5.753, 5.727, 7.074, 6.737, 7.242, 4.716, 7.074, 6.906, 6.569, 5.221, 5.077, 0.4846, 0.5289, 0.5162, 0.4854, 0.5235, 0.4965, 0.5035, 0.5199, 0.5101, 0.5292, 0.482, 0.4727, 0.4986, 0.5013, 0.5101, 0.5326, 0.5187, 0.5254, 0.4945, 0.5565]}, {"name": "SS & FR", "type": "box", "x": ["LogisticRegression", "LogisticRegression", "LogisticRegression", "LogisticRegression", "LogisticRegression", "LogisticRegression", "LogisticRegression", "LogisticRegression", "LogisticRegression", "LogisticRegression", "LogisticRegression", "LogisticRegression", "LogisticRegression", "LogisticRegression", "LogisticRegression", "LogisticRegression", "LogisticRegression", "LogisticRegression", "LogisticRegression", "LogisticRegression", "SVC", "SVC", "SVC", "SVC", "SVC", "SVC", "SVC", "SVC", "SVC", "SVC", "SVC", "SVC", "SVC", "SVC", "SVC", "SVC", "SVC", "SVC", "SVC", "SVC", "RandomForestClassifier", "RandomForestClassifier", "RandomForestClassifier", "RandomForestClassifier", "RandomForestClassifier", "RandomForestClassifier", "RandomForestClassifier", "RandomForestClassifier", "RandomForestClassifier", "RandomForestClassifier", "RandomForestClassifier", "RandomForestClassifier", "RandomForestClassifier", "RandomForestClassifier", "RandomForestClassifier", "RandomForestClassifier", "RandomForestClassifier", "RandomForestClassifier", "RandomForestClassifier", "RandomForestClassifier", "GradientBoostingClassifier", "GradientBoostingClassifier", "GradientBoostingClassifier", "GradientBoostingClassifier", "GradientBoostingClassifier", "GradientBoostingClassifier", "GradientBoostingClassifier", "GradientBoostingClassifier", "GradientBoostingClassifier", "GradientBoostingClassifier", "GradientBoostingClassifier", "GradientBoostingClassifier", "GradientBoostingClassifier", "GradientBoostingClassifier", "GradientBoostingClassifier", "GradientBoostingClassifier", "GradientBoostingClassifier", "GradientBoostingClassifier", "GradientBoostingClassifier", "GradientBoostingClassifier", "DeepNeuralNetwork", "DeepNeuralNetwork", "DeepNeuralNetwork", "DeepNeuralNetwork", "DeepNeuralNetwork", "DeepNeuralNetwork", "DeepNeuralNetwork", "DeepNeuralNetwork", "DeepNeuralNetwork", "DeepNeuralNetwork", "DeepNeuralNetwork", "DeepNeuralNetwork", "DeepNeuralNetwork", "DeepNeuralNetwork", "DeepNeuralNetwork", "DeepNeuralNetwork", "DeepNeuralNetwork", "DeepNeuralNetwork", "DeepNeuralNetwork", "DeepNeuralNetwork"], "y": [5.895, 7.074, 6.569, 6.737, 7.579, 4.884, 6.569, 6.569, 6.4, 6.938, 6.232, 5.558, 7.916, 7.242, 5.895, 7.242, 7.916, 6.063, 4.884, 5.584, 5.39, 6.569, 5.727, 6.063, 7.411, 4.548, 5.558, 7.579, 6.4, 5.923, 5.39, 7.411, 5.558, 7.242, 6.4, 6.232, 8.085, 7.074, 4.884, 4.907, 5.053, 7.242, 5.221, 5.895, 6.906, 4.211, 7.411, 7.411, 5.895, 6.092, 6.063, 6.063, 5.895, 7.411, 5.558, 6.737, 7.242, 6.4, 4.548, 4.738, 5.558, 6.737, 5.558, 6.569, 6.737, 4.884, 6.063, 7.242, 5.39, 6.6, 6.569, 6.737, 5.053, 6.232, 4.716, 6.737, 7.242, 6.063, 5.053, 5.753, 0.5103, 0.5455, 0.4978, 0.5207, 0.507, 0.5564, 0.4863, 0.5233, 0.5226, 0.5007, 0.557, 0.4766, 0.5056, 0.5183, 0.5384, 0.4912, 0.5369, 0.477, 0.465, 0.467]}], "layout": {"boxmode": "group", "title": {"text": "log_loss"}, "yaxis": {"title": {"text": "log_loss"}}}}
